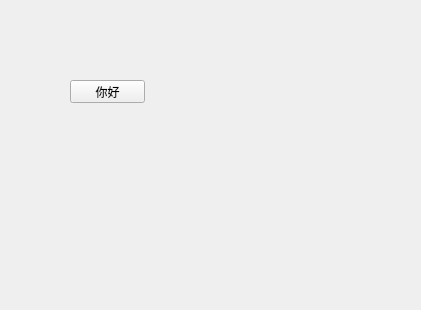
<?xml version="1.0" encoding="UTF-8"?>
<ui version="4.0">
 <class>App</class>
 <widget class="QWidget" name="App">
  <property name="geometry">
   <rect>
    <x>0</x>
    <y>0</y>
    <width>421</width>
    <height>310</height>
   </rect>
  </property>
  <property name="windowTitle">
   <string>App</string>
  </property>
  <widget class="QPushButton" name="pushButton">
   <property name="geometry">
    <rect>
     <x>70</x>
     <y>80</y>
     <width>75</width>
     <height>23</height>
    </rect>
   </property>
   <property name="text">
    <string>你好</string>
   </property>
  </widget>
 </widget>
 <layoutdefault spacing="6" margin="11"/>
 <resources/>
 <connections/>
</ui>
